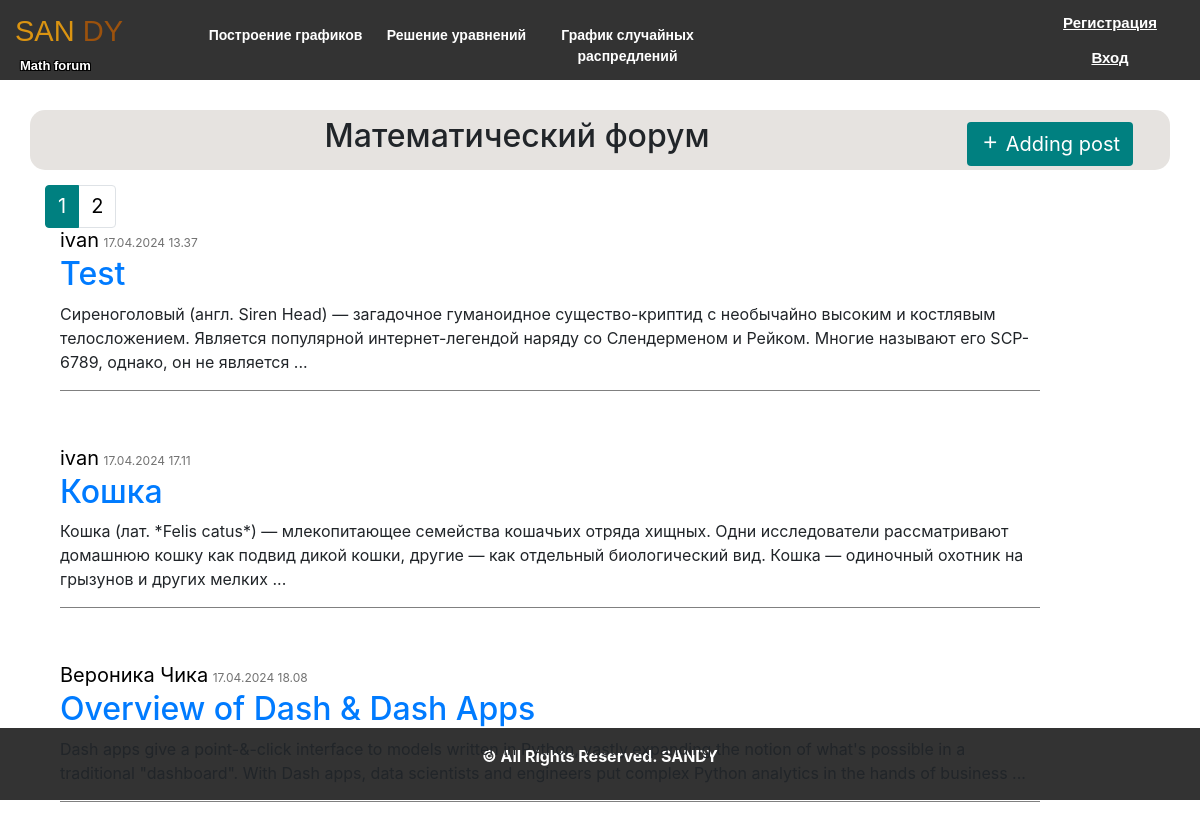
/forum, run on an earlier commit of the app's database.
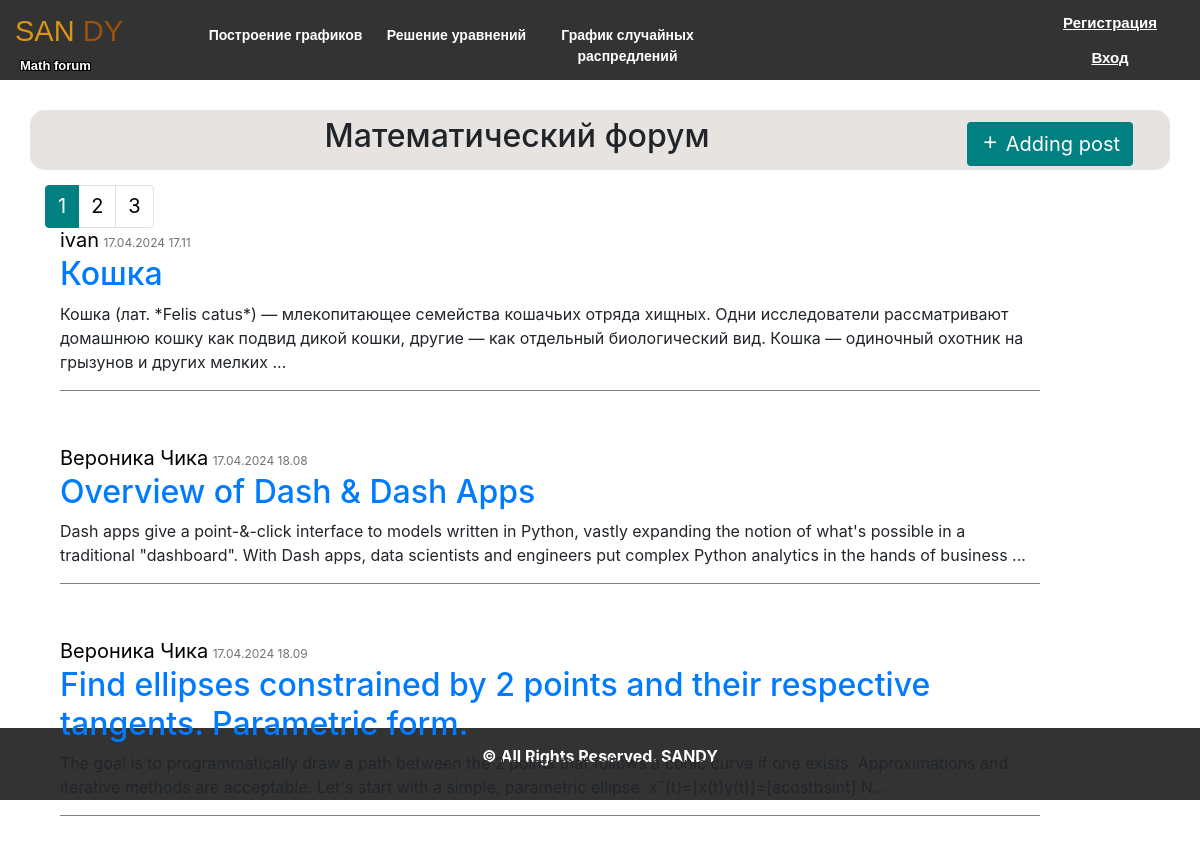
And on a later commit of the database.
### data/post.py (models this page shows, shortened)
class Post(SqlAlchemyBase, SerializerMixin):
    __tablename__ = 'posts'
    id = sqlalchemy.Column(sqlalchemy.Integer, primary_key=True, autoincrement=True)
    team_leader = sqlalchemy.Column(sqlalchemy.Integer, sqlalchemy.ForeignKey("users.id"))
    user = orm.relationship('User')
    title = sqlalchemy.Column(sqlalchemy.String, nullable=True)
    posts = sqlalchemy.Column(sqlalchemy.String, nullable=True)
    views = sqlalchemy.Column(sqlalchemy.Integer, default=0)
    image_post = sqlalchemy.Column(sqlalchemy.String(50), nullable=False, default='default.jpg')
    start_date = sqlalchemy.Column(sqlalchemy.DateTime, default=datetime.datetime.now)

### data/users.py (models this page shows, shortened)
class User(SqlAlchemyBase, UserMixin, SerializerMixin):
    __tablename__ = 'users'
    id = sqlalchemy.Column(sqlalchemy.Integer, primary_key=True, autoincrement=True)
    username = sqlalchemy.Column(sqlalchemy.String, nullable=True)
    email = sqlalchemy.Column(sqlalchemy.String, index=True, unique=True, nullable=True)
    hashed_password = sqlalchemy.Column(sqlalchemy.String, nullable=True)
    post = orm.relationship("Post", back_populates='user')

### main.py (the view)
@app.route("/", methods=['GET', 'POST'])
@app.route("/forum", methods=['GET', 'POST'])
def forum():
    session = db_session.create_session()
    posts = session.query(Post).all()
    if posts:
        page = request.args.get('page', 1, type=int)  # Получаем номер текущей страницы из параметров запроса
        per_page = 3  # Количество постов на одной странице
        total_posts = len(posts)  # Общее количество постов
        start_index = (page - 1) * per_page
        end_index = min(start_index + per_page, total_posts)
        posts_on_page = posts[start_index:end_index]
        pagination_info = {
            'total': total_posts,
            'page': page,
            'per_page': per_page,
            'pages': total_posts // per_page + (1 if total_posts % per_page > 0 else 0)
        }
        total_pages = total_posts // per_page + (1 if total_posts % per_page > 0 else 0)
        return render_template("index.html", title='Математический форум',
                           posts=posts_on_page, total_pages=total_pages, page=page)
    return render_template("index.html", title='Математический форум',
                           either="Пока ещё не опубликовано ни одного поста", total_pages=0)

### data/db_session.py (called while the page is built)
def create_session() -> Session:
    global __factory
    return __factory()

### templates/index.html
{% extends "base.html" %}
{% block content %}
<div class="container">
    <div class="header" style="text-align: center; margin: 15px; padding: 7px;">
        <a href="/post" class="btn" style="margin-top: 5px;"><i class='bx bx-plus'></i> Adding post</a>
        <h2>{{title}}</h2>
    </div>
    {% if either %}
        <div style="background-color: #fff; text-align: center;"><h3>{{ either}}</h3></div>
    {% else %}
        {% if posts %}
            <div class="container_blog">
                <div class="blog_content">
                  {% for item in posts %}
                    <div class="post-content">
                        <a style="font-size: 20px; color: black;">{{item.user.username}}</a>
                        <a style="color: #727272; font-size: 12px;">{{item.start_date.strftime('%d.%m.%Y %H.%M')}}</a>
                        <a href="{{ url_for('look_post', post_id=item.id) }}"><h2>{{item.title}}</h2></a>
                        {% if item.posts|count >= 100 or item %}
                            <p class="article-content" align="left">{{ item.posts|safe|truncate(250, True) }}
                        {% else %}
                            <p class="article-content" align="left">{{ item.posts }}</p>
                        {% endif %}
                        <hr />
                    </div>
                  {% endfor %}
                </div>
            </div>
        {% endif %}
        <nav aria-label="Page navigation example" style="float: left; margin-bottom: 10px; text-align: center; ">
          <ul class="pagination justify-content-center">
            {% for page_num in range(1, total_pages + 1) %}
              {% if page_num == page %}
                <li class="page-item active"><a class="page-link" href="{{ url_for('forum', page=page_num) }}"
                                                style="background-color: teal; border-color: teal;">{{ page_num }}</a></li>
              {% else %}
                <li class="page-item"><a class="page-link" href="{{ url_for('forum', page=page_num) }}"
                                         style="color: black">{{ page_num }}</a></li>
              {% endif %}
            {% endfor %}
          </ul>
        </nav>
    {% endif %}
</div>
{% endblock %}

What changed in the data, as far as the page shows it:
removed Post: user.username "ivan", start_date "17.04.2024 13.37", title "Test", posts "Сиреноголовый (англ. Siren Head) — загадочное гуманоидное существо-криптид с необычайно высоким и костлявым телосложением. Является популярной интернет-легендой наряду со Слендерменом и Рейком. Многие называют его SCP-6789, однако, он не является ..."
now on this page (row unchanged): Post: user.username "Вероника Чика", start_date "17.04.2024 18.09", title "Find ellipses constrained by 2 points and their respective tangents. Parametric form.", posts "The goal is to programmatically draw a path between the 2 points that follows a conic curve if one exists. Approximations and iterative methods are acceptable. Let's start with a simple, parametric ellipse. x¯(t)=[x(t)y(t)]=[acostbsint] N..."
Also different on the page:
new list line: "3"
